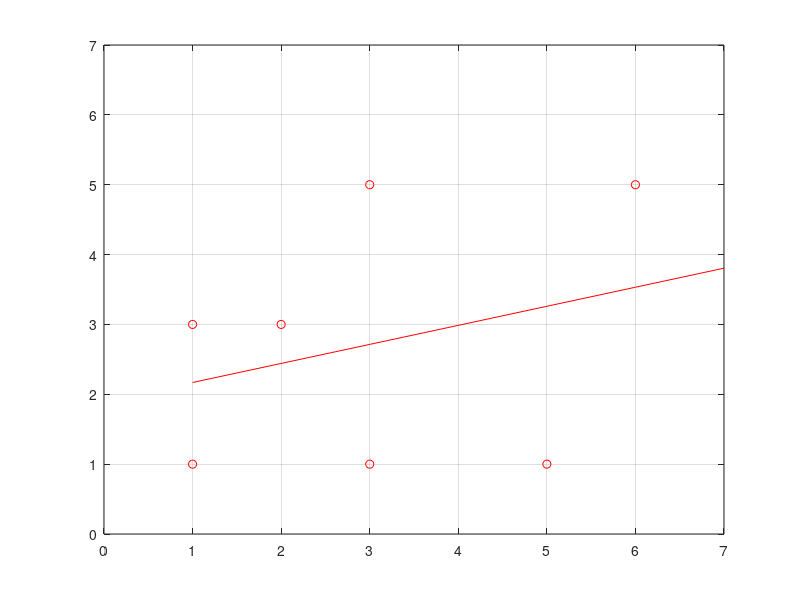

This chart was generated by the following MATLAB code:
clc;

x = [1 1 2 3 3 5 6];
y = [1 3 3 1 5 1 5];

plot(x,y,'ro');
hold on;
grid on;
axis([0 7 0 7]);

A = [ones(7,1) x'];
b = y';
x_hat = inv(A'*A)*A'*b;
X = 1:7;
Y_hat = x_hat(2,1)*X + x_hat(1,1);
plot(X,Y_hat,'r');

% m = A*x_hat - b;
% e = sqrt()

% x = [1 1 2 3 3 5 6];
% y = [1 3 3 1 5 1 5];
% 
% plot(x,y,'ro');
% hold on;
% grid on;
% axis([0 7 0 7]);
% 
% mean_x = mean(x);
% mean_y = mean(y);
% 
% n = 7;
% 
% X_bar = sum(x)/n;
% Y_bar = sum(y)/n;
% 
% sum_n = 0;
% sum_d = 0;
% 
% for i=1:n
%     sum_n = sum_n + ((x(i)-X_bar)*(y(i)-Y_bar));
%     sum_d = sum_d + ((x(i)-X_bar)^2);
% end
% 
% m = sum_n/sum_d;
% b = Y_bar - m*X_bar;
% x_cap = 1:7;
% y_cap = m*x_cap + b;
% plot(x_cap,y_cap);
% for i = 1:7
%     y_pred(i) = m*x(i)+b;
%    
% end
% error = sum((y-y_pred).^2);
% display(error)
% 
% new_x = [1 1 2 3 3 5 6 10];
% new_y = [1 3 3 1 5 1 5 10];
% plot(new_x,new_y,'o');hold on;grid on;
% axis([0 11 0 11]);
% new_mean_x = mean(new_x);
% new_mean_y = mean(new_y);
% m = 8;
% new_X_bar = sum(new_x)/m;
% new_Y_bar = sum(new_y)/m;
% new_sum_n = 0;
% new_sum_d = 0;
% for i=1:m
%     new_sum_n = new_sum_n + ((new_x(i)-new_X_bar)*(new_y(i)-new_Y_bar));
%     new_sum_d = new_sum_d + ((new_x(i)-new_X_bar)^2);
% end
% new_m = new_sum_n/new_sum_d;
% new_b = new_Y_bar - new_m*new_X_bar;
% new_x_cap = 1:11;
% new_y_cap = new_m*new_x_cap + new_b;
% plot(new_x_cap,new_y_cap);
% for i = 1:8
%     new_y_pred(i) = new_m*new_x(i)+new_b;
%    
% end
% new_error = sum((new_y-new_y_pred).^2);
% display(new_error)
% diff = new_error-error